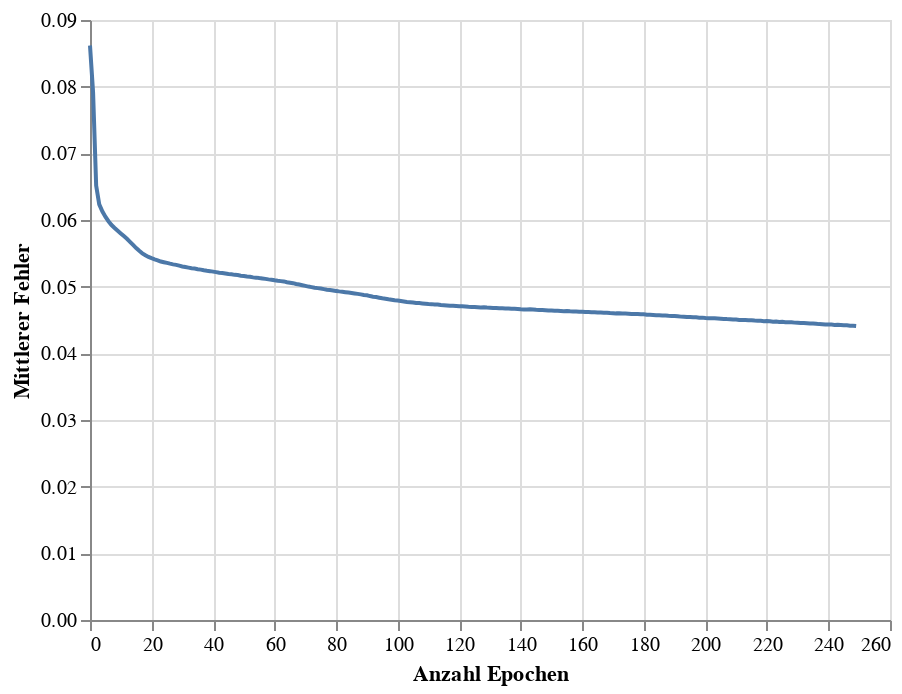

Notebook code cell kept with this figure:
### Code cell
train_chart = alt.Chart(loss_df).mark_line().encode(
    x=alt.X('Epoch', title = 'Anzahl Epochen'),
    y=alt.Y('Loss', title = 'Mittlerer Fehler')
)
# glue('train-loss-team', train_chart,display=True)
train_chart

### Figure 1 — Vega-Lite specification as saved in the notebook (floating-point values rounded to 4 significant figures; data arrays with more than 128 entries replaced by an {"elided": "..."} marker saying what was removed)
{"config": {"view": {"continuousWidth": 400, "continuousHeight": 300}}, "data": {"name": "data-68167c073540cf0f9bc455f83a7eb9d7"}, "mark": "line", "encoding": {"x": {"field": "Epoch", "title": "Anzahl Epochen", "type": "quantitative"}, "y": {"field": "Loss", "title": "Mittlerer Fehler", "type": "quantitative"}}, "$schema": "https://vega.github.io/schema/vega-lite/v4.17.0.json", "datasets": {"data-68167c073540cf0f9bc455f83a7eb9d7": {"elided": "250 records"}}}
